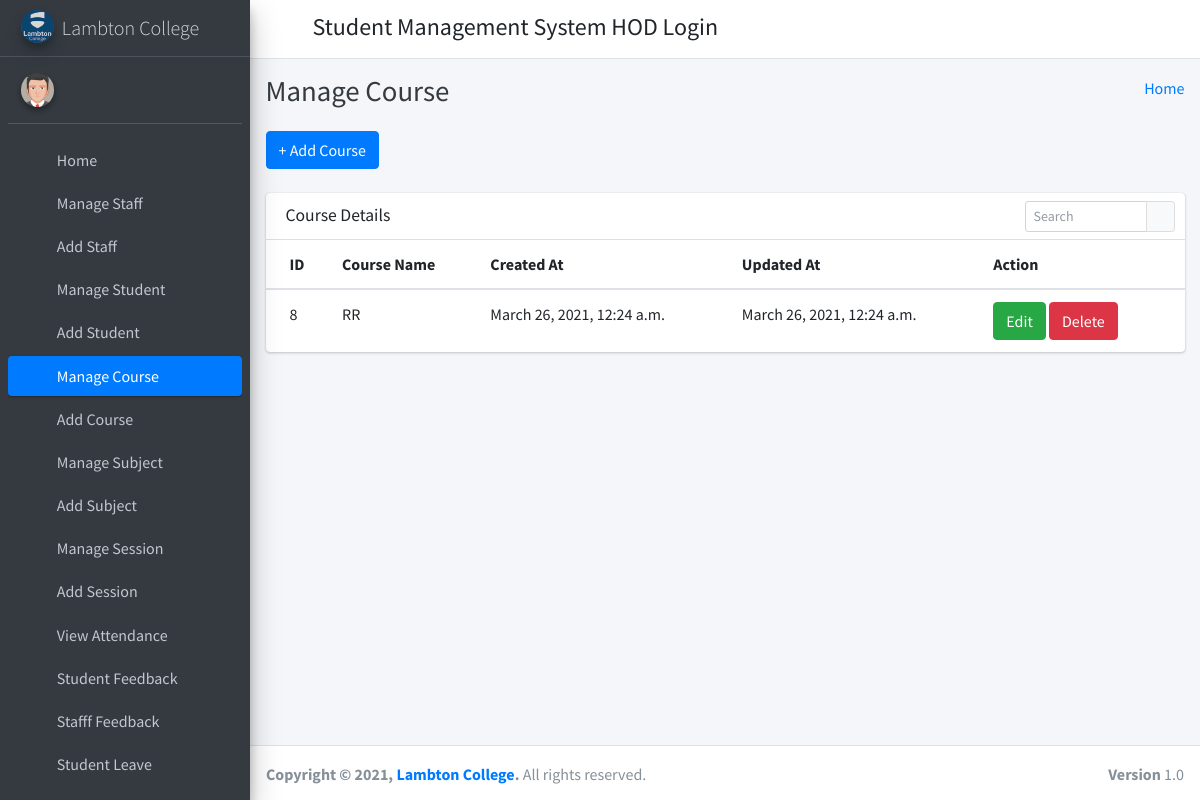
/manage_course/ (signed in), run on the app's committed database.
### student_management_app/models.py (models this page shows)
class Courses(models.Model):
    id = models.AutoField(primary_key=True)
    course_name = models.CharField(max_length=255)
    created_at = models.DateTimeField(auto_now_add=True)
    updated_at = models.DateTimeField(auto_now=True)
    objects = models.Manager()

### student_management_app/HodViews.py (the view)
# urls.py: path('manage_course/', HodViews.manage_course, name="manage_course"),
def manage_course(request):
    courses = Courses.objects.all()
    context = {
        "courses": courses
    }
    return render(request, 'hod_template/manage_course_template.html', context)

### student_management_app/LoginCheckMiddleWare.py (called while the page is built, shortened)
    def process_view(self, request, view_func, view_args, view_kwargs):
        modulename = view_func.__module__
        user = request.user
        if user.is_authenticated:
            if user.user_type == "1":
                if modulename == "student_management_app.HodViews":
                    pass
                elif modulename == "student_management_app.views" or modulename == "django.views.static":
                    pass
                else:
                    return redirect("admin_home")
            else:
                return redirect("login")
        else:
            if request.path == reverse("login") or request.path == reverse("doLogin"):
                pass
            else:
                return redirect("login")

### student_management_app/templates/hod_template/manage_course_template.html (shortened to what this page needs)
{% extends 'hod_template/base_template.html' %}
{% block page_title %}
    Manage Course
{% endblock page_title %}
{% block main_content %}
{% load static %}
<section class="content">
        <div class="container-fluid">
            <a class="btn btn-primary" href="{% url 'add_course' %}" role="button">+ Add Course</a> <br/>&nbsp;
            <div class="row">
                <div class="col-md-12">
                    <div class="card">
                        <div class="card-header">
                            <h3 class="card-title">Course Details</h3>
                            <div class="card-tools">
                            <div class="input-group input-group-sm" style="width: 150px;">
                                <input type="text" name="table_search" class="form-control float-right" placeholder="Search">
                                <div class="input-group-append">
                                <button type="submit" class="btn btn-default"><i class="fas fa-search"></i></button>
                                </div>
                            </div>
                            </div>
                        </div>
                        <div class="card-body table-responsive p-0">
                            <table class="table table-hover text-nowrap">
                            <thead>
                                <tr>
                                <th>ID</th>
                                <th>Course Name</th>
                                <th>Created At</th>
                                <th>Updated At</th>
                                <th>Action</th>
                                </tr>
                            </thead>
                            <tbody>
                                {% for course in courses %}
                                <tr>
                                <td>{{ course.id }}</td>
                                <td>{{ course.course_name }}</td>
                                <td>{{ course.created_at }}</td>
                                <td>{{ course.updated_at }}</td>
                                <td>
                                    <a href="{% url 'edit_course' course.id %}" class="btn btn-success">Edit</a>
                                    <a href="{% url 'delete_course' course.id %}" class="btn btn-danger">Delete</a>
                                </td>
                                </tr>
                                {% endfor %}
                            </tbody>
                            </table>
                        </div>
                        </div>
                </div>
            </div>
        </div>
      </section>
  {% endblock main_content %}

### data on the page
Courses: id "8", course_name "RR", created_at "March 26, 2021, 12:24 a.m.", updated_at "March 26, 2021, 12:24 a.m."
